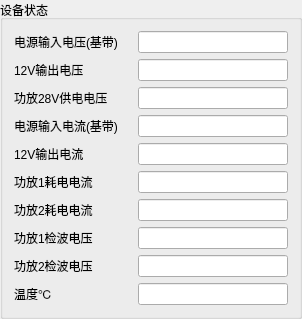
     <widget class="QGroupBox" name="groupBox_5">
      <property name="sizePolicy">
       <sizepolicy hsizetype="Maximum" vsizetype="Preferred">
        <horstretch>0</horstretch>
        <verstretch>0</verstretch>
       </sizepolicy>
      </property>
      <property name="minimumSize">
       <size>
        <width>0</width>
        <height>0</height>
       </size>
      </property>
      <property name="maximumSize">
       <size>
        <width>16777215</width>
        <height>16777215</height>
       </size>
      </property>
      <property name="title">
       <string>设备状态</string>
      </property>
      <layout class="QVBoxLayout" name="verticalLayout">
       <item>
        <layout class="QHBoxLayout" name="horizontalLayout_34">
         <item>
          <widget class="QLabel" name="label_65">
           <property name="maximumSize">
            <size>
             <width>200</width>
             <height>16777215</height>
            </size>
           </property>
           <property name="text">
            <string>电源输入电压(基带)    </string>
           </property>
          </widget>
         </item>
         <item>
          <widget class="QLineEdit" name="lineEdit_Power_input_voltage">
           <property name="minimumSize">
            <size>
             <width>150</width>
             <height>0</height>
            </size>
           </property>
           <property name="maximumSize">
            <size>
             <width>150</width>
             <height>16777215</height>
            </size>
           </property>
          </widget>
         </item>
        </layout>
       </item>
       <item>
        <layout class="QHBoxLayout" name="horizontalLayout_30">
         <item>
          <widget class="QLabel" name="label_61">
           <property name="maximumSize">
            <size>
             <width>200</width>
             <height>16777215</height>
            </size>
           </property>
           <property name="text">
            <string>12V输出电压     </string>
           </property>
          </widget>
         </item>
         <item>
          <widget class="QLineEdit" name="lineEdit_Output_voltage_12V">
           <property name="minimumSize">
            <size>
             <width>150</width>
             <height>0</height>
            </size>
           </property>
           <property name="maximumSize">
            <size>
             <width>150</width>
             <height>16777215</height>
            </size>
           </property>
          </widget>
         </item>
        </layout>
       </item>
       <item>
        <layout class="QHBoxLayout" name="horizontalLayout_36">
         <item>
          <widget class="QLabel" name="label_67">
           <property name="maximumSize">
            <size>
             <width>200</width>
             <height>16777215</height>
            </size>
           </property>
           <property name="text">
            <string>功放28V供电电压 </string>
           </property>
          </widget>
         </item>
         <item>
          <widget class="QLineEdit" name="lineEdit_Power_amplifier_28V_supply_voltage">
           <property name="minimumSize">
            <size>
             <width>150</width>
             <height>0</height>
            </size>
           </property>
           <property name="maximumSize">
            <size>
             <width>150</width>
             <height>16777215</height>
            </size>
           </property>
          </widget>
         </item>
        </layout>
       </item>
       <item>
        <layout class="QHBoxLayout" name="horizontalLayout_40">
         <item>
          <widget class="QLabel" name="label_71">
           <property name="maximumSize">
            <size>
             <width>200</width>
             <height>16777215</height>
            </size>
           </property>
           <property name="text">
            <string>电源输入电流(基带)    </string>
           </property>
          </widget>
         </item>
         <item>
          <widget class="QLineEdit" name="lineEdit_Input_current_power_supply">
           <property name="minimumSize">
            <size>
             <width>150</width>
             <height>0</height>
            </size>
           </property>
           <property name="maximumSize">
            <size>
             <width>150</width>
             <height>16777215</height>
            </size>
           </property>
          </widget>
         </item>
        </layout>
       </item>
       <item>
        <layout class="QHBoxLayout" name="horizontalLayout_38">
         <item>
          <widget class="QLabel" name="label_69">
           <property name="maximumSize">
            <size>
             <width>200</width>
             <height>16777215</height>
            </size>
           </property>
           <property name="text">
            <string>12V输出电流     </string>
           </property>
          </widget>
         </item>
         <item>
          <widget class="QLineEdit" name="lineEdit_Output_current_12V">
           <property name="minimumSize">
            <size>
             <width>150</width>
             <height>0</height>
            </size>
           </property>
           <property name="maximumSize">
            <size>
             <width>150</width>
             <height>16777215</height>
            </size>
           </property>
          </widget>
         </item>
        </layout>
       </item>
       <item>
        <layout class="QHBoxLayout" name="horizontalLayout_37">
         <item>
          <widget class="QLabel" name="label_68">
           <property name="maximumSize">
            <size>
             <width>200</width>
             <height>16777215</height>
            </size>
           </property>
           <property name="text">
            <string>功放1耗电电流   </string>
           </property>
          </widget>
         </item>
         <item>
          <widget class="QLineEdit" name="lineEdit_Power_amplifier1">
           <property name="minimumSize">
            <size>
             <width>150</width>
             <height>0</height>
            </size>
           </property>
           <property name="maximumSize">
            <size>
             <width>150</width>
             <height>16777215</height>
            </size>
           </property>
          </widget>
         </item>
        </layout>
       </item>
       <item>
        <layout class="QHBoxLayout" name="horizontalLayout_29">
         <item>
          <widget class="QLabel" name="label_60">
           <property name="maximumSize">
            <size>
             <width>200</width>
             <height>16777215</height>
            </size>
           </property>
           <property name="text">
            <string>功放2耗电电流   </string>
           </property>
          </widget>
         </item>
         <item>
          <widget class="QLineEdit" name="lineEdit_Power_amplifier2">
           <property name="minimumSize">
            <size>
             <width>150</width>
             <height>0</height>
            </size>
           </property>
           <property name="maximumSize">
            <size>
             <width>150</width>
             <height>16777215</height>
            </size>
           </property>
          </widget>
         </item>
        </layout>
       </item>
       <item>
        <layout class="QHBoxLayout" name="horizontalLayout_39">
         <item>
          <widget class="QLabel" name="label_70">
           <property name="maximumSize">
            <size>
             <width>200</width>
             <height>16777215</height>
            </size>
           </property>
           <property name="text">
            <string>功放1检波电压   </string>
           </property>
          </widget>
         </item>
         <item>
          <widget class="QLineEdit" name="lineEdit_Detection_voltage1">
           <property name="minimumSize">
            <size>
             <width>150</width>
             <height>0</height>
            </size>
           </property>
           <property name="maximumSize">
            <size>
             <width>150</width>
             <height>16777215</height>
            </size>
           </property>
          </widget>
         </item>
        </layout>
       </item>
       <item>
        <layout class="QHBoxLayout" name="horizontalLayout_33">
         <item>
          <widget class="QLabel" name="label_64">
           <property name="maximumSize">
            <size>
             <width>200</width>
             <height>16777215</height>
            </size>
           </property>
           <property name="text">
            <string>功放2检波电压   </string>
           </property>
          </widget>
         </item>
         <item>
          <widget class="QLineEdit" name="lineEdit_Detection_voltage2">
           <property name="minimumSize">
            <size>
             <width>150</width>
             <height>0</height>
            </size>
           </property>
           <property name="maximumSize">
            <size>
             <width>150</width>
             <height>16777215</height>
            </size>
           </property>
          </widget>
         </item>
        </layout>
       </item>
       <item>
        <layout class="QHBoxLayout" name="horizontalLayout_31">
         <item>
          <widget class="QLabel" name="label_62">
           <property name="maximumSize">
            <size>
             <width>200</width>
             <height>16777215</height>
            </size>
           </property>
           <property name="text">
            <string>温度℃         </string>
           </property>
          </widget>
         </item>
         <item>
          <widget class="QLineEdit" name="lineEdit_Temperature">
           <property name="minimumSize">
            <size>
             <width>150</width>
             <height>0</height>
            </size>
           </property>
           <property name="maximumSize">
            <size>
             <width>150</width>
             <height>16777215</height>
            </size>
           </property>
          </widget>
         </item>
        </layout>
       </item>
      </layout>
     </widget>
